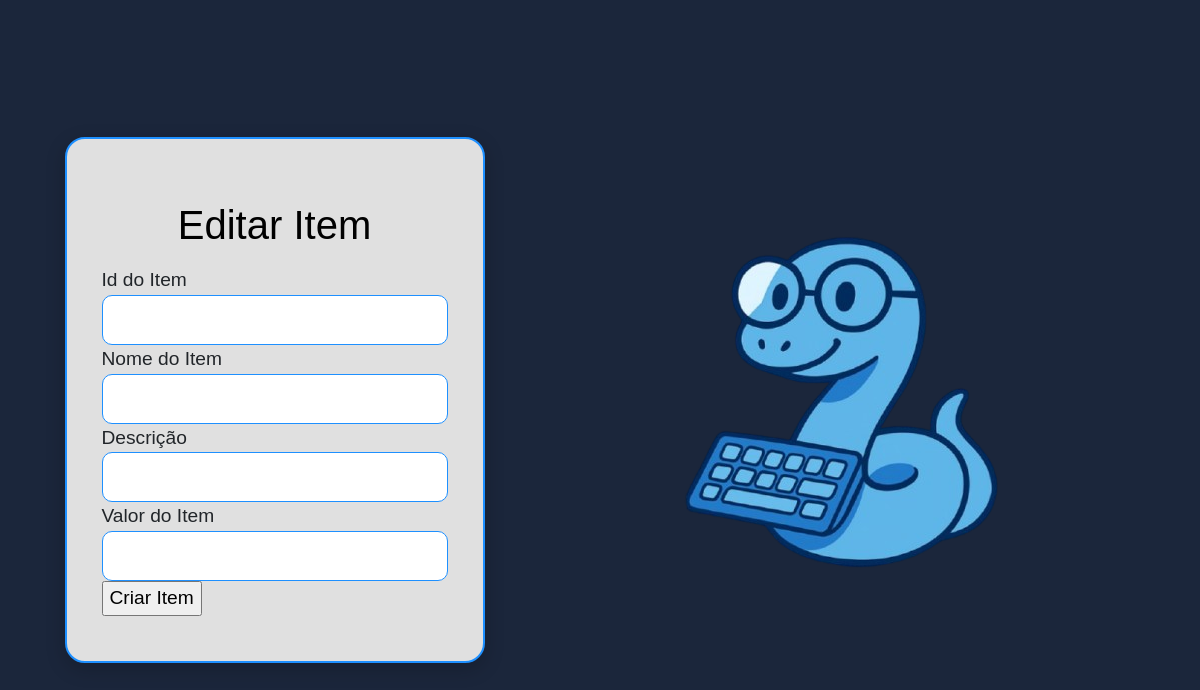
The page /item/editar/1 on the database as committed earlier.
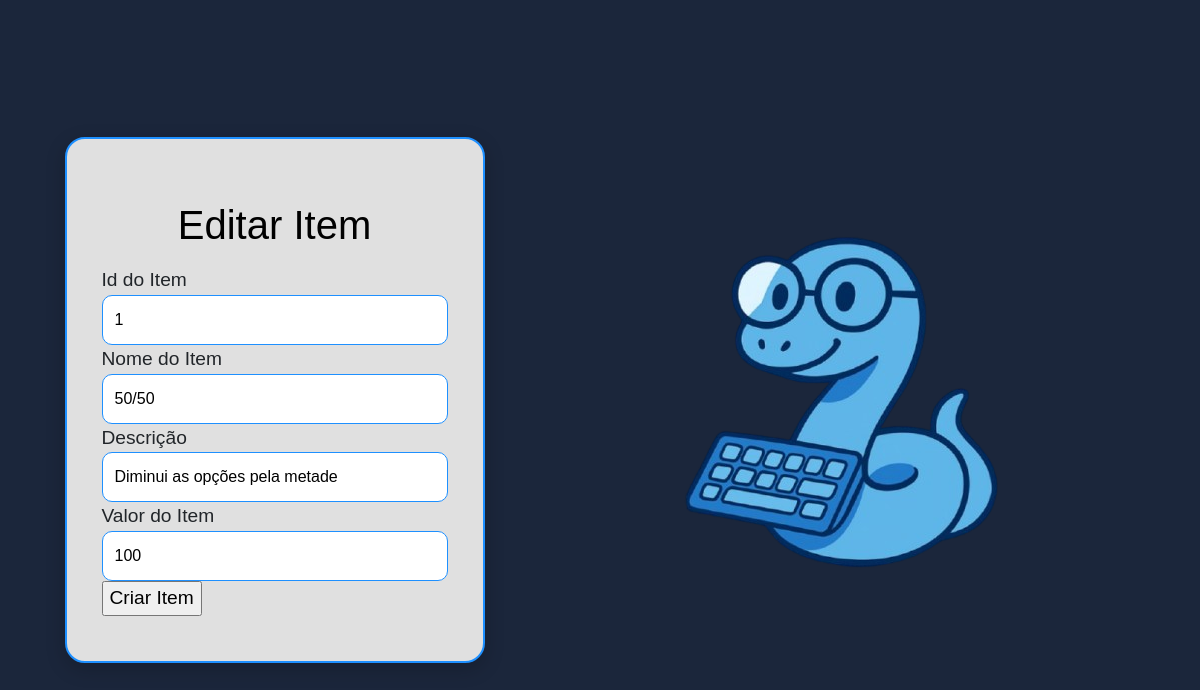
The same page on the database as committed later.
### models/ItemModel.py (models this page shows, shortened)
class ItemModel(bd.Model):
   __tablename__ = 'Item'
   idItem = bd.Column(bd.Integer, primary_key=True, autoincrement=True)
   nome = bd.Column(bd.String(25), nullable=False)
   descricao = bd.Column(bd.String(99), nullable=False)
   valor = bd.Column(bd.Integer, nullable=False)

### views_mundo.py (the view)
@app.route('/item/editar/<int:idItem>')
def editarItem(idItem):
    oItemController = ItemController()
    return oItemController.editarItem(idItem)

### helpers.py
class FormularioItem(FlaskForm):
    idItem = IntegerField("Id do Item", validators= [DataRequired()])
    nome = StringField("Nome do Item", validators=[DataRequired(), Length(min=1, max = 30)])
    descricao = StringField("Descrição", validators=[DataRequired(), Length(min=1, max=99)])
    valor = IntegerField("Valor do Item", validators=[DataRequired()])
    enviar = SubmitField("Criar Item")

### app.py (called while the page is built)
@event.listens_for(Engine, "connect")
def set_sqlite_pragma(dbapi_connection, connection_record):
    cursor = dbapi_connection.cursor()
    cursor.execute("PRAGMA foreign_keys=ON")
    cursor.close()

### controllers/ItemController.py (called while the page is built)
    def editarItem(self, idItem):
        oItemService = ItemService()
        return oItemService.editarItem(idItem)

### dao/ItemDao.py (called while the page is built)
    def carregarItemPorId(self, idItem):
        return ItemModel.query.get(idItem)

### service/ItemService.py (called while the page is built)
    def editarItem(self, idItem):
        from helpers import FormularioItem
        oItemDao = ItemDao()
        oItemView = ItemView()
        item = oItemDao.carregarItemPorId(idItem)
        form = FormularioItem(obj=item)
        return oItemView.editarItem(form)

### templates/cadastroItem.html (shortened to what this page needs)
{% extends "template.html" %}
{%block cabecalho%}
    <link rel="stylesheet" href="{{url_for('static', filename ='styles/login.css')}}"/>
 {%endblock%}
{%block corpo%}
<main class="container-main">
    <div class="container-principal">
            <h1>{{ titulo }}</h1>
            <form action = "{{url_for(aoEnviar)}}" method="post">
                {{ form.idItem.label() }}
                {{ form.idItem(class="barra") }}
                {{ form.nome.label() }}
                {{ form.nome(class="barra") }}
                {{ form.descricao.label() }}
                {{ form.descricao(class="barra") }}
                {{ form.valor.label() }}
                {{ form.valor(class="barra") }}
                {{ form.enviar(class="button") }}
            </form>
        </div>
             <div>
                        <img src="../static/imagens/mascote.png" alt="">
                </div>
</main>
{%endblock%}

Rows that differ between the two databases and show on the page:
added ItemModel: idItem "1", nome "50/50", descricao "Diminui as opções pela metade", valor "100"
